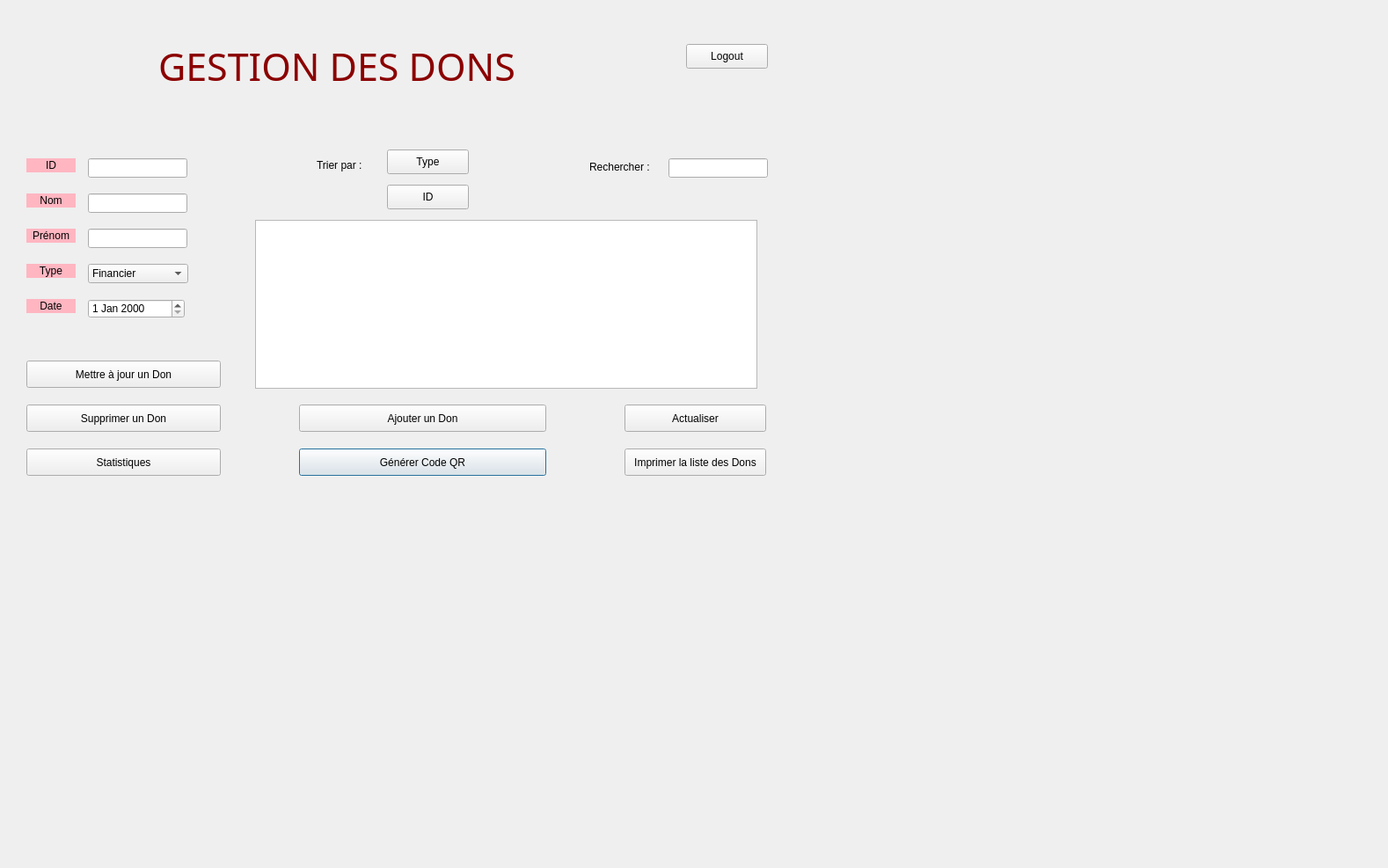
<?xml version="1.0" encoding="UTF-8"?>
<ui version="4.0">
 <class>Fares</class>
 <widget class="QDialog" name="Fares">
  <property name="geometry">
   <rect>
    <x>0</x>
    <y>0</y>
    <width>1578</width>
    <height>987</height>
   </rect>
  </property>
  <property name="windowTitle">
   <string>Dialog</string>
  </property>
  <widget class="QPushButton" name="pushButton_2">
   <property name="geometry">
    <rect>
     <x>340</x>
     <y>510</y>
     <width>281</width>
     <height>31</height>
    </rect>
   </property>
   <property name="text">
    <string>Générer Code QR</string>
   </property>
  </widget>
  <widget class="QLabel" name="label_8">
   <property name="geometry">
    <rect>
     <x>30</x>
     <y>340</y>
     <width>56</width>
     <height>16</height>
    </rect>
   </property>
   <property name="styleSheet">
    <string notr="true">background-color: rgb(255, 182, 193);
font: 75 9pt &quot;MS Shell Dlg 2&quot;;</string>
   </property>
   <property name="text">
    <string>Date</string>
   </property>
   <property name="alignment">
    <set>Qt::AlignCenter</set>
   </property>
  </widget>
  <widget class="QLabel" name="label">
   <property name="geometry">
    <rect>
     <x>0</x>
     <y>0</y>
     <width>921</width>
     <height>601</height>
    </rect>
   </property>
   <property name="font">
    <font>
     <weight>75</weight>
     <bold>true</bold>
    </font>
   </property>
   <property name="contextMenuPolicy">
    <enum>Qt::DefaultContextMenu</enum>
   </property>
   <property name="frameShape">
    <enum>QFrame::NoFrame</enum>
   </property>
   <property name="frameShadow">
    <enum>QFrame::Plain</enum>
   </property>
   <property name="text">
    <string/>
   </property>
   <property name="pixmap">
    <pixmap>../../../Downloads/BG QT.jpg</pixmap>
   </property>
  </widget>
  <widget class="QLabel" name="label_2">
   <property name="geometry">
    <rect>
     <x>180</x>
     <y>30</y>
     <width>661</width>
     <height>91</height>
    </rect>
   </property>
   <property name="baseSize">
    <size>
     <width>0</width>
     <height>0</height>
    </size>
   </property>
   <property name="font">
    <font>
     <family>Bodoni MT</family>
     <pointsize>32</pointsize>
     <weight>50</weight>
     <italic>false</italic>
     <bold>false</bold>
     <underline>false</underline>
    </font>
   </property>
   <property name="cursor">
    <cursorShape>ArrowCursor</cursorShape>
   </property>
   <property name="styleSheet">
    <string notr="true">font: 32pt &quot;Bodoni MT&quot;;

color: rgb(139, 0, 0);</string>
   </property>
   <property name="text">
    <string>GESTION DES DONS</string>
   </property>
  </widget>
  <widget class="QLabel" name="label_6">
   <property name="geometry">
    <rect>
     <x>30</x>
     <y>260</y>
     <width>56</width>
     <height>16</height>
    </rect>
   </property>
   <property name="styleSheet">
    <string notr="true">background-color: rgb(255, 182, 193);
font: 75 9pt &quot;MS Shell Dlg 2&quot;;</string>
   </property>
   <property name="text">
    <string>Prénom</string>
   </property>
   <property name="alignment">
    <set>Qt::AlignCenter</set>
   </property>
  </widget>
  <widget class="QLineEdit" name="lineEdit_4">
   <property name="geometry">
    <rect>
     <x>760</x>
     <y>180</y>
     <width>113</width>
     <height>22</height>
    </rect>
   </property>
  </widget>
  <widget class="QLabel" name="label_7">
   <property name="geometry">
    <rect>
     <x>30</x>
     <y>300</y>
     <width>56</width>
     <height>16</height>
    </rect>
   </property>
   <property name="styleSheet">
    <string notr="true">background-color: rgb(255, 182, 193);
font: 75 9pt &quot;MS Shell Dlg 2&quot;;
</string>
   </property>
   <property name="text">
    <string>Type</string>
   </property>
   <property name="alignment">
    <set>Qt::AlignCenter</set>
   </property>
  </widget>
  <widget class="QLabel" name="label_10">
   <property name="geometry">
    <rect>
     <x>670</x>
     <y>180</y>
     <width>91</width>
     <height>20</height>
    </rect>
   </property>
   <property name="text">
    <string>Rechercher :</string>
   </property>
  </widget>
  <widget class="QLabel" name="label_4">
   <property name="geometry">
    <rect>
     <x>30</x>
     <y>180</y>
     <width>56</width>
     <height>16</height>
    </rect>
   </property>
   <property name="font">
    <font>
     <family>MS Shell Dlg 2</family>
     <pointsize>9</pointsize>
     <weight>9</weight>
     <italic>false</italic>
     <bold>false</bold>
    </font>
   </property>
   <property name="layoutDirection">
    <enum>Qt::LeftToRight</enum>
   </property>
   <property name="styleSheet">
    <string notr="true">background-color: rgb(255, 182, 193);
font: 75 9pt &quot;MS Shell Dlg 2&quot;;</string>
   </property>
   <property name="text">
    <string>ID</string>
   </property>
   <property name="alignment">
    <set>Qt::AlignCenter</set>
   </property>
  </widget>
  <widget class="QLineEdit" name="lineEdit_3">
   <property name="geometry">
    <rect>
     <x>100</x>
     <y>260</y>
     <width>113</width>
     <height>22</height>
    </rect>
   </property>
  </widget>
  <widget class="QPushButton" name="pushButton_5">
   <property name="geometry">
    <rect>
     <x>710</x>
     <y>460</y>
     <width>161</width>
     <height>31</height>
    </rect>
   </property>
   <property name="text">
    <string>Actualiser</string>
   </property>
  </widget>
  <widget class="QLabel" name="label_5">
   <property name="geometry">
    <rect>
     <x>30</x>
     <y>220</y>
     <width>56</width>
     <height>16</height>
    </rect>
   </property>
   <property name="styleSheet">
    <string notr="true">background-color: rgb(255, 182, 193);
font: 75 9pt &quot;MS Shell Dlg 2&quot;;</string>
   </property>
   <property name="text">
    <string>Nom</string>
   </property>
   <property name="alignment">
    <set>Qt::AlignCenter</set>
   </property>
  </widget>
  <widget class="QPushButton" name="pushButton_pdf">
   <property name="geometry">
    <rect>
     <x>710</x>
     <y>510</y>
     <width>161</width>
     <height>31</height>
    </rect>
   </property>
   <property name="styleSheet">
    <string notr="true"/>
   </property>
   <property name="text">
    <string>Imprimer la liste des Dons</string>
   </property>
  </widget>
  <widget class="QPushButton" name="pushButton_4">
   <property name="geometry">
    <rect>
     <x>340</x>
     <y>460</y>
     <width>281</width>
     <height>31</height>
    </rect>
   </property>
   <property name="text">
    <string>Ajouter un Don</string>
   </property>
  </widget>
  <widget class="QPushButton" name="pushButton_8">
   <property name="geometry">
    <rect>
     <x>30</x>
     <y>510</y>
     <width>221</width>
     <height>31</height>
    </rect>
   </property>
   <property name="text">
    <string>Statistiques</string>
   </property>
  </widget>
  <widget class="QPushButton" name="pushButton_6">
   <property name="geometry">
    <rect>
     <x>440</x>
     <y>210</y>
     <width>93</width>
     <height>28</height>
    </rect>
   </property>
   <property name="text">
    <string>ID</string>
   </property>
  </widget>
  <widget class="QComboBox" name="comboBox">
   <property name="geometry">
    <rect>
     <x>100</x>
     <y>300</y>
     <width>114</width>
     <height>22</height>
    </rect>
   </property>
   <property name="insertPolicy">
    <enum>QComboBox::InsertAtBottom</enum>
   </property>
   <property name="sizeAdjustPolicy">
    <enum>QComboBox::AdjustToContentsOnFirstShow</enum>
   </property>
   <item>
    <property name="text">
     <string>Financier</string>
    </property>
   </item>
   <item>
    <property name="text">
     <string>Materiel</string>
    </property>
   </item>
  </widget>
  <widget class="QPushButton" name="pushButton">
   <property name="geometry">
    <rect>
     <x>30</x>
     <y>410</y>
     <width>221</width>
     <height>31</height>
    </rect>
   </property>
   <property name="styleSheet">
    <string notr="true"/>
   </property>
   <property name="text">
    <string>Mettre à jour un Don</string>
   </property>
  </widget>
  <widget class="QLabel" name="label_3">
   <property name="geometry">
    <rect>
     <x>40</x>
     <y>120</y>
     <width>161</width>
     <height>21</height>
    </rect>
   </property>
   <property name="text">
    <string/>
   </property>
  </widget>
  <widget class="QLineEdit" name="lineEdit">
   <property name="geometry">
    <rect>
     <x>100</x>
     <y>180</y>
     <width>113</width>
     <height>22</height>
    </rect>
   </property>
  </widget>
  <widget class="QTableView" name="tableView">
   <property name="geometry">
    <rect>
     <x>290</x>
     <y>250</y>
     <width>571</width>
     <height>192</height>
    </rect>
   </property>
  </widget>
  <widget class="QLabel" name="label_11">
   <property name="geometry">
    <rect>
     <x>360</x>
     <y>180</y>
     <width>81</width>
     <height>16</height>
    </rect>
   </property>
   <property name="text">
    <string>Trier par : </string>
   </property>
  </widget>
  <widget class="QPushButton" name="pushButton_7">
   <property name="geometry">
    <rect>
     <x>440</x>
     <y>170</y>
     <width>93</width>
     <height>28</height>
    </rect>
   </property>
   <property name="text">
    <string>Type</string>
   </property>
  </widget>
  <widget class="QLineEdit" name="lineEdit_2">
   <property name="geometry">
    <rect>
     <x>100</x>
     <y>220</y>
     <width>113</width>
     <height>22</height>
    </rect>
   </property>
  </widget>
  <widget class="QDateEdit" name="dateEdit">
   <property name="geometry">
    <rect>
     <x>100</x>
     <y>340</y>
     <width>110</width>
     <height>22</height>
    </rect>
   </property>
  </widget>
  <widget class="QPushButton" name="pushButton_3">
   <property name="geometry">
    <rect>
     <x>30</x>
     <y>460</y>
     <width>221</width>
     <height>31</height>
    </rect>
   </property>
   <property name="styleSheet">
    <string notr="true"/>
   </property>
   <property name="text">
    <string>Supprimer un Don</string>
   </property>
  </widget>
  <widget class="QPushButton" name="logout">
   <property name="geometry">
    <rect>
     <x>780</x>
     <y>50</y>
     <width>93</width>
     <height>28</height>
    </rect>
   </property>
   <property name="text">
    <string>Logout</string>
   </property>
  </widget>
 </widget>
 <resources/>
 <connections/>
</ui>
